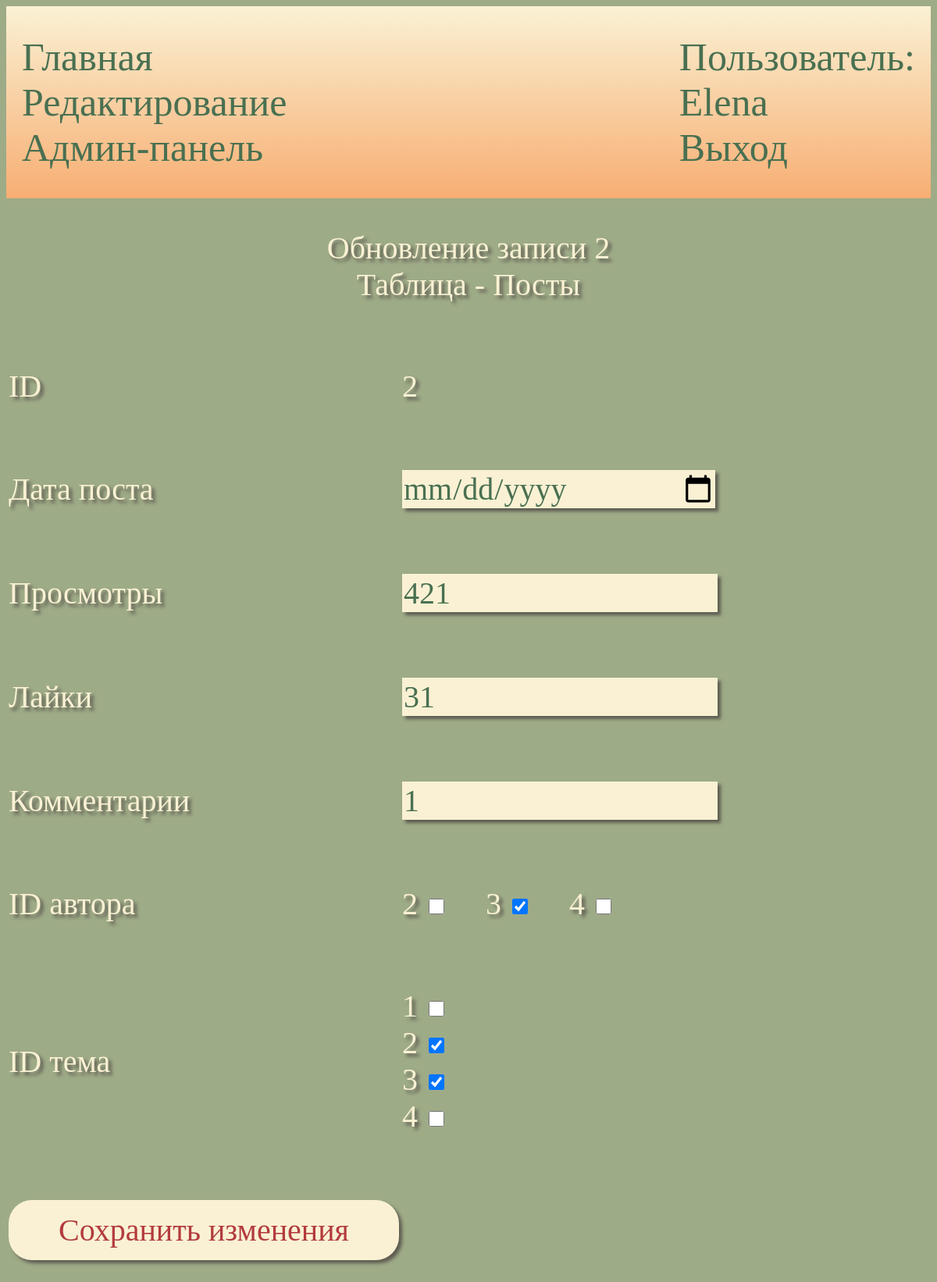
Screenshot of /update_2_2/ (signed in) with the database file from the repository.
### main/models.py (models this page shows)
class User(AbstractUser):
    pass

class Posts(models.Model):
    date_post = models.DateField()
    n_view = models.IntegerField()
    n_like = models.IntegerField()
    n_comm = models.IntegerField()
    id_author = models.ManyToManyField(Authors, related_name="authors")
    id_topic = models.ManyToManyField(Topics, related_name="topics")
    class Meta:
        verbose_name_plural="Посты"

### main/views.py (the view, shortened to what this page needs)
# urls.py: path('update_<int:tb>_<int:id>/', views.Tabs.update, name='update'),
    def update(request, tb, id):
        error = False
        if tb == 1:
            context = context1
            if request.user.has_perm('main.change_users'):
                record = Users.objects.get(id=id)
            else:
                error = True
        elif tb == 2:
            context = context2
            if request.user.has_perm('main.change_posts'):
                record = Posts.objects.get(id=id)
                context['aut'] = record.id_author.values_list('id_user', flat=True)
                context['top'] = record.id_topic.values_list('id', flat=True)
                context['list_a'] = authors.values_list('id_user', flat=True)
                context['list_t'] = topics.values_list('id', flat=True)
            else:
                error = True
        elif tb == 3:
            context = context3
            if request.user.has_perm('main.change_topics'):
                record = Topics.objects.get(id=id)
            else:
                error = True
        elif tb == 4:
            context = context4
            if request.user.has_perm('main.change_authors'):
                record = Authors.objects.get(id_user=id)
            else:
                error = True
        if error:
            context['error'] = error_access
            return render(request, 'tabs/edit.html', context=context)
        if tb != 4:
            context['id'] = id
        else:
            context['id'] = record.id_user.id
        context['r'] = record
        return render(request, 'tabs/update.html', context=context)

### main/templates/tabs/update.html (shortened to what this page needs)
{% extends 'base.html' %}
{% block content %}
<p align="center">Обновление записи {{ id }}<br>Таблица - {{name}}</p>
<form method="POST" action="../save_{{tb}}_{{id}}/">
    <table>
        <tr>
            <td><p>ID</p></td>
            <td><p>{{id}}</p></td>
        </tr>
        {% if name == 'Посты' %}
            <tr>
                <td><p>{{list.1}}</p></td>
                <td><p><input class="form_uc" type="date" name="date_post" required></p></td>
            </tr>
            <tr>
                <td><p>{{list.2}}</p></td>
                <td><p><input class="form_uc" type="number" min="0" value="{{r.n_view}}" name="n_view" required></p></td>
            </tr>
            <tr>
                <td><p>{{list.3}}</p></td>
                <td><p><input class="form_uc" type="number" min="0" value="{{r.n_like}}" name="n_like" required></p></td>
            </tr>
            <tr>
                <td><p>{{list.4}}</p></td>
                <td><p><input class="form_uc" type="number" min="0" value="{{r.n_comm}}" name="n_comm" required></p></td>
            </tr>
            <tr>
                <td><p>{{list.5}}</p></td>
                <td><p>
                    {% for a in list_a %}
                        {% if a in aut %}
                            {{a}} <input class="form_cb" type="checkbox" name="au_s[]" value="{{a}}" checked>
                        {% else %}
                            {{a}} <input class="form_cb" type="checkbox" name="au_s[]" value="{{a}}">
                        {% endif %}
                    {% endfor %}
                </p></td>
            </tr>
            <tr>
                <td><p>{{list.6}}</p></td>
                <td><p>
                    {% for t in list_t %}
                        {% if t in top %}
                            {{t}} <input class="form_cb" type="checkbox" name="top_s[]" value="{{t}}" checked><br>
                        {% else %}
                            {{t}} <input class="form_cb" type="checkbox" name="top_s[]" value="{{t}}"><br>
                        {% endif %}
                    {% endfor %}
                </p></td>
            </tr>
        {% endif %}
        <tr>
            <td><p><input class="but_uc" type="submit" name="save" value="Сохранить изменения"></p></td>
        </tr>
    </table>
</form>
{% endblock %}

### main/templates/base.html (shortened to what this page needs)
{% load static %}
<!DOCTYPE html>
<html lang="en">
<head>
  <link type="text/css" href="{% static 'main/css/styles.css' %}" rel="stylesheet">
</head>
<body>
<header class="st_head">
    <div>
        <ul class="ul_head">
            <li><a href="{% url 'home' %}">Главная</a></li>
            {% if user.is_staff %}
                <li><a href="{% url 'edit' %}">Редактирование</a></li>
            {% endif %}
            <li><a href="../admin/">Админ-панель</a></li>
        </ul>
    </div>
    <div>
        <ul class="ul_head">
            {% if user.is_anonymous %}
                <li><a href="{% url 'register' %}">Регистрация</a></li>
                <li><a href="{% url 'login' %}">Вход</a></li>
            {% else %}
                <li><p class="a">Пользователь:</p></li>
                <li><p class="a">{{user}}</p></li>
                <li><a href="{% url 'logout' %}">Выход</a></li>
            {% endif %}
        </ul>
    </div>
</header>
{% block content %}
{% endblock %}
</body>
</html>

### main/static/main/css/styles.css (style rules this page uses)
li { list-style-type: none; }
body { background-color: #9EAB87; }
p { font-family: fantasy; font-size: 40px; color: #FAF1D4; text-decoration: none; text-shadow: #5E5B51 4px 4px 4px; }
.st_head { width: 100%; display: flex; justify-content: space-between; }
a { font-family: fantasy; font-size: 50px; color: #497051; text-decoration: none; text-shadow: none; margin: 0; }
.a { font-family: fantasy; font-size: 50px; color: #497051; text-decoration: none; text-shadow: none; margin: 0; }
.ul_head { padding: 20px; }
header { background: linear-gradient(#FAF1D4, #F7AE72) }
.form_cb { display: inline; position: relative; cursor: pointer; font-size: 40px; height: 20px; width: 20px; }
.form_uc { width: 400px; font-size: 40px; font-family: fantasy; color: #497051; background: #FAF1D4; border: none; box-shadow: #5E5B51 4px 4px 4px; }
.but_uc { width: 500px; padding: 15px; color: #B33B3D; background: #FAF1D4; border: none; box-shadow: #5E5B51 4px 4px 4px; font-family: fantasy; font-size: 40px; border-radius: 30px; }

### rows the page displays
User: username "Elena"
Posts: n_view "421", n_like "31", n_comm "1"

### other values shown
{{ id }} "2"
{{ name }} "Посты"
{{ list.1 }} "Дата поста"
{{ list.2 }} "Просмотры"
{{ list.3 }} "Лайки"
{{ list.4 }} "Комментарии"
{{ list.5 }} "ID автора"
{{ a }} "2" "4"
{{ a }} "3"
{{ list.6 }} "ID тема"
{{ t }} "1" "4"
{{ t }} "2" "3"
